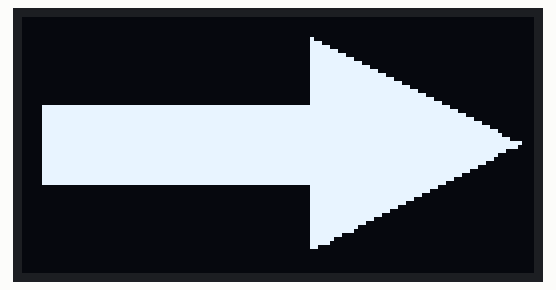
The sketch below on a simulated Arduino Uno, built with avr-gcc and run on an emulated ATmega328P. Parts: 128×64 one-colour display. What the sketch prints to the serial monitor is not drawn.

Above: at 0.1 s.

The sketch:

Image_Uploader.ino
```cpp
#include <Wire.h>
#include <Adafruit_GFX.h>
#include <Adafruit_SSD1306.h>

#define SCREEN_WIDTH 128
#define SCREEN_HEIGHT 64

Adafruit_SSD1306 display(SCREEN_WIDTH, SCREEN_HEIGHT, &Wire, -1);

// === Your generated bitmap ===
const unsigned char oled_image[] PROGMEM = {
  0x00,0x00,0x00,0x00,0x00,0x00,0x00,0x00,0x00,0x00,0x00,0x00,0x00,0x00,0x00,0x00,
0x00,0x00,0x00,0x00,0x00,0x00,0x00,0x00,0x00,0x00,0x00,0x00,0x00,0x00,0x00,0x00,
0x00,0x00,0x00,0x00,0x00,0x00,0x00,0x00,0x00,0x00,0x00,0x00,0x00,0x00,0x00,0x00,
0x00,0x00,0x00,0x00,0x00,0x00,0x00,0x00,0x00,0x00,0x00,0x00,0x00,0x00,0x00,0x00,
0x00,0x00,0x00,0x00,0x00,0x00,0x00,0x00,0x00,0x00,0x00,0x00,0x00,0x00,0x00,0x00,
0x00,0x00,0x00,0x00,0x00,0x00,0x00,0x00,0x00,0x80,0x00,0x00,0x00,0x00,0x00,0x00,
0x00,0x00,0x00,0x00,0x00,0x00,0x00,0x00,0x00,0xE0,0x00,0x00,0x00,0x00,0x00,0x00,
0x00,0x00,0x00,0x00,0x00,0x00,0x00,0x00,0x00,0xF8,0x00,0x00,0x00,0x00,0x00,0x00,
0x00,0x00,0x00,0x00,0x00,0x00,0x00,0x00,0x00,0xFE,0x00,0x00,0x00,0x00,0x00,0x00,
0x00,0x00,0x00,0x00,0x00,0x00,0x00,0x00,0x00,0xFF,0x80,0x00,0x00,0x00,0x00,0x00,
0x00,0x00,0x00,0x00,0x00,0x00,0x00,0x00,0x00,0xFF,0xE0,0x00,0x00,0x00,0x00,0x00,
0x00,0x00,0x00,0x00,0x00,0x00,0x00,0x00,0x00,0xFF,0xF8,0x00,0x00,0x00,0x00,0x00,
0x00,0x00,0x00,0x00,0x00,0x00,0x00,0x00,0x00,0xFF,0xFE,0x00,0x00,0x00,0x00,0x00,
0x00,0x00,0x00,0x00,0x00,0x00,0x00,0x00,0x00,0xFF,0xFF,0x80,0x00,0x00,0x00,0x00,
0x00,0x00,0x00,0x00,0x00,0x00,0x00,0x00,0x00,0xFF,0xFF,0xE0,0x00,0x00,0x00,0x00,
0x00,0x00,0x00,0x00,0x00,0x00,0x00,0x00,0x00,0xFF,0xFF,0xF8,0x00,0x00,0x00,0x00,
0x00,0x00,0x00,0x00,0x00,0x00,0x00,0x00,0x00,0xFF,0xFF,0xFE,0x00,0x00,0x00,0x00,
0x00,0x00,0x00,0x00,0x00,0x00,0x00,0x00,0x00,0xFF,0xFF,0xFF,0x80,0x00,0x00,0x00,
0x00,0x00,0x00,0x00,0x00,0x00,0x00,0x00,0x00,0xFF,0xFF,0xFF,0xE0,0x00,0x00,0x00,
0x00,0x00,0x00,0x00,0x00,0x00,0x00,0x00,0x00,0xFF,0xFF,0xFF,0xF8,0x00,0x00,0x00,
0x00,0x00,0x00,0x00,0x00,0x00,0x00,0x00,0x00,0xFF,0xFF,0xFF,0xFE,0x00,0x00,0x00,
0x00,0x00,0x00,0x00,0x00,0x00,0x00,0x00,0x00,0xFF,0xFF,0xFF,0xFF,0x80,0x00,0x00,
0x07,0xFF,0xFF,0xFF,0xFF,0xFF,0xFF,0xFF,0xFF,0xFF,0xFF,0xFF,0xFF,0xE0,0x00,0x00,
0x07,0xFF,0xFF,0xFF,0xFF,0xFF,0xFF,0xFF,0xFF,0xFF,0xFF,0xFF,0xFF,0xF8,0x00,0x00,
0x07,0xFF,0xFF,0xFF,0xFF,0xFF,0xFF,0xFF,0xFF,0xFF,0xFF,0xFF,0xFF,0xFE,0x00,0x00,
0x07,0xFF,0xFF,0xFF,0xFF,0xFF,0xFF,0xFF,0xFF,0xFF,0xFF,0xFF,0xFF,0xFF,0x80,0x00,
0x07,0xFF,0xFF,0xFF,0xFF,0xFF,0xFF,0xFF,0xFF,0xFF,0xFF,0xFF,0xFF,0xFF,0xE0,0x00,
0x07,0xFF,0xFF,0xFF,0xFF,0xFF,0xFF,0xFF,0xFF,0xFF,0xFF,0xFF,0xFF,0xFF,0xF8,0x00,
0x07,0xFF,0xFF,0xFF,0xFF,0xFF,0xFF,0xFF,0xFF,0xFF,0xFF,0xFF,0xFF,0xFF,0xFE,0x00,
0x07,0xFF,0xFF,0xFF,0xFF,0xFF,0xFF,0xFF,0xFF,0xFF,0xFF,0xFF,0xFF,0xFF,0xFF,0x00,
0x07,0xFF,0xFF,0xFF,0xFF,0xFF,0xFF,0xFF,0xFF,0xFF,0xFF,0xFF,0xFF,0xFF,0xFF,0xC0,
0x07,0xFF,0xFF,0xFF,0xFF,0xFF,0xFF,0xFF,0xFF,0xFF,0xFF,0xFF,0xFF,0xFF,0xFF,0xF8,
0x07,0xFF,0xFF,0xFF,0xFF,0xFF,0xFF,0xFF,0xFF,0xFF,0xFF,0xFF,0xFF,0xFF,0xFF,0xF0,
0x07,0xFF,0xFF,0xFF,0xFF,0xFF,0xFF,0xFF,0xFF,0xFF,0xFF,0xFF,0xFF,0xFF,0xFF,0x80,
0x07,0xFF,0xFF,0xFF,0xFF,0xFF,0xFF,0xFF,0xFF,0xFF,0xFF,0xFF,0xFF,0xFF,0xFE,0x00,
0x07,0xFF,0xFF,0xFF,0xFF,0xFF,0xFF,0xFF,0xFF,0xFF,0xFF,0xFF,0xFF,0xFF,0xFC,0x00,
0x07,0xFF,0xFF,0xFF,0xFF,0xFF,0xFF,0xFF,0xFF,0xFF,0xFF,0xFF,0xFF,0xFF,0xF0,0x00,
0x07,0xFF,0xFF,0xFF,0xFF,0xFF,0xFF,0xFF,0xFF,0xFF,0xFF,0xFF,0xFF,0xFF,0xC0,0x00,
0x07,0xFF,0xFF,0xFF,0xFF,0xFF,0xFF,0xFF,0xFF,0xFF,0xFF,0xFF,0xFF,0xFF,0x00,0x00,
0x07,0xFF,0xFF,0xFF,0xFF,0xFF,0xFF,0xFF,0xFF,0xFF,0xFF,0xFF,0xFF,0xFC,0x00,0x00,
0x07,0xFF,0xFF,0xFF,0xFF,0xFF,0xFF,0xFF,0xFF,0xFF,0xFF,0xFF,0xFF,0xF0,0x00,0x00,
0x07,0xFF,0xFF,0xFF,0xFF,0xFF,0xFF,0xFF,0xFF,0xFF,0xFF,0xFF,0xFF,0xC0,0x00,0x00,
0x00,0x00,0x00,0x00,0x00,0x00,0x00,0x00,0x00,0xFF,0xFF,0xFF,0xFF,0x00,0x00,0x00,
0x00,0x00,0x00,0x00,0x00,0x00,0x00,0x00,0x00,0xFF,0xFF,0xFF,0xFC,0x00,0x00,0x00,
0x00,0x00,0x00,0x00,0x00,0x00,0x00,0x00,0x00,0xFF,0xFF,0xFF,0xF0,0x00,0x00,0x00,
0x00,0x00,0x00,0x00,0x00,0x00,0x00,0x00,0x00,0xFF,0xFF,0xFF,0xC0,0x00,0x00,0x00,
0x00,0x00,0x00,0x00,0x00,0x00,0x00,0x00,0x00,0xFF,0xFF,0xFF,0x00,0x00,0x00,0x00,
0x00,0x00,0x00,0x00,0x00,0x00,0x00,0x00,0x00,0xFF,0xFF,0xFC,0x00,0x00,0x00,0x00,
0x00,0x00,0x00,0x00,0x00,0x00,0x00,0x00,0x00,0xFF,0xFF,0xF0,0x00,0x00,0x00,0x00,
0x00,0x00,0x00,0x00,0x00,0x00,0x00,0x00,0x00,0xFF,0xFF,0xC0,0x00,0x00,0x00,0x00,
0x00,0x00,0x00,0x00,0x00,0x00,0x00,0x00,0x00,0xFF,0xFF,0x00,0x00,0x00,0x00,0x00,
0x00,0x00,0x00,0x00,0x00,0x00,0x00,0x00,0x00,0xFF,0xFC,0x00,0x00,0x00,0x00,0x00,
0x00,0x00,0x00,0x00,0x00,0x00,0x00,0x00,0x00,0xFF,0xF0,0x00,0x00,0x00,0x00,0x00,
0x00,0x00,0x00,0x00,0x00,0x00,0x00,0x00,0x00,0xFF,0xE0,0x00,0x00,0x00,0x00,0x00,
0x00,0x00,0x00,0x00,0x00,0x00,0x00,0x00,0x00,0xFF,0x00,0x00,0x00,0x00,0x00,0x00,
0x00,0x00,0x00,0x00,0x00,0x00,0x00,0x00,0x00,0xFC,0x00,0x00,0x00,0x00,0x00,0x00,
0x00,0x00,0x00,0x00,0x00,0x00,0x00,0x00,0x00,0xF8,0x00,0x00,0x00,0x00,0x00,0x00,
0x00,0x00,0x00,0x00,0x00,0x00,0x00,0x00,0x00,0xC0,0x00,0x00,0x00,0x00,0x00,0x00,
0x00,0x00,0x00,0x00,0x00,0x00,0x00,0x00,0x00,0x00,0x00,0x00,0x00,0x00,0x00,0x00,
0x00,0x00,0x00,0x00,0x00,0x00,0x00,0x00,0x00,0x00,0x00,0x00,0x00,0x00,0x00,0x00,
0x00,0x00,0x00,0x00,0x00,0x00,0x00,0x00,0x00,0x00,0x00,0x00,0x00,0x00,0x00,0x00,
0x00,0x00,0x00,0x00,0x00,0x00,0x00,0x00,0x00,0x00,0x00,0x00,0x00,0x00,0x00,0x00,
0x00,0x00,0x00,0x00,0x00,0x00,0x00,0x00,0x00,0x00,0x00,0x00,0x00,0x00,0x00,0x00,
0x00,0x00,0x00,0x00,0x00,0x00,0x00,0x00,0x00,0x00,0x00,0x00,0x00,0x00,0x00,0x00,
  // (keep the rest of your array data here, unchanged)
};

void setup() {
  Serial.begin(9600);
  Serial.println(F("Starting OLED image display..."));

  if (!display.begin(SSD1306_SWITCHCAPVCC, 0x3C)) {
    Serial.println(F("SSD1306 allocation failed"));
    for (;;);
  }

  display.clearDisplay();

  // Draw your bitmap (full-screen)
  display.drawBitmap(0, 0, oled_image, SCREEN_WIDTH, SCREEN_HEIGHT, SSD1306_WHITE);
  display.display();

  Serial.println(F("Image displayed!"));
}

void loop() {
  // Nothing in loop — static image only
}
```

DFRobot_ASR.cpp
```cpp
// (licence header left out)
#include "DFRobot_ASR.h"
DFRobot_ASR::DFRobot_ASR(TwoWire *pWire, uint8_t address){

  _deviceAddr = address;
  _pWire = pWire;

}
int DFRobot_ASR::begin(eMode_t mode,eMicrophoneMode_t miMode)
{
  _mode = mode;
  _pWire->begin();
  _pWire->beginTransmission(_deviceAddr);
  if(_pWire->endTransmission() != 0){
    DBG("bus data access error");
    return ERR_DATA_BUS;
   }
  writeReg(ASR_BEGIN);
  if(miMode == MIC){
     writeReg(ASR_MIC_MODE);
  } else {
     writeReg(ASR_MONO_MODE);
  }


  delay(50);
  return ERR_OK;
}
void DFRobot_ASR::start()
{
  writeReg(ASR_START);
  delay(50);
}
bool DFRobot_ASR::addCommand( char *words, char idNum)
{
   uint16_t length = strlen(words);
   uint16_t lenTemp = length;
   //Serial.println(length);
   if(length > 72) return false;
   _pWire->beginTransmission(_deviceAddr);
   _pWire->write(ASR_ADDCOMMAND);
   _pWire->write(idNum);
   _pWire->write(length);
   _pWire->endTransmission();

   //_pWire->beginTransmission(_deviceAddr);
   while(length){
      if(length > 28){
         lenTemp =28;
      } else {
         lenTemp = length;
     }

      _pWire->beginTransmission(_deviceAddr);
      for(uint8_t i =0;i<lenTemp;i++){
        _pWire->write(words[i]);
        DBG(words[i]);
      }
      if( _pWire->endTransmission() != 0 ) {
          DBG("ERR_DATA_BUS");
          return ERR_DATA_BUS;
      }
      length -= lenTemp;
      words += lenTemp;
   }
   //if( _pWire->endTransmission() != 0 ) {
    //   delay(10);
   //    return false;
  // }

   _pWire->beginTransmission(_deviceAddr);

   _pWire->write(ASR_ADDCOMMAND_END);
   if( _pWire->endTransmission() != 0 ) {
       delay(10);
       return false;
   }
   delay(20);
   return true;
}

int DFRobot_ASR::read(){

  int result = 0;
  switch (_mode)
  {
     case      BUTTON: readReg(ASR_BUTTON,&result,1);
                       break;
     case       LOOP: readReg(ASR_LOOP,&result,1);
               break;
     case      PASSWORD: readReg(ASR_PASSWORD,&result,1);
               break;
     default: break;
  }
  if(_mode == PASSWORD){
    idle++;
    if(idle >= 500){
       writeReg(ASR_IDLE);
       idle = 0;
    }
  }
  if(result == 0xff){
    return -1;
  }
  else {
    idle = 0;
    return result;
  }
}
void DFRobot_ASR::setI2CAddr(uint8_t addr){

  if(addr >127)  addr = 127;
  writeReg(ASR_SET_IIC_ADDR,addr);

}
void DFRobot_ASR::writeReg(uint8_t reg, uint8_t data)
{
  _pWire->beginTransmission(_deviceAddr);
  _pWire->write(reg);
  _pWire->write(data);
  _pWire->endTransmission();
}
uint8_t DFRobot_ASR::writeReg(uint8_t reg)
{

    _pWire->beginTransmission(_deviceAddr);
    _pWire->write(reg);
    if( _pWire->endTransmission() != 0 ) {
        return false;
    }
    return true;
}


uint8_t DFRobot_ASR::readReg(uint8_t reg, void* pBuf, size_t size)
{
  if(pBuf == NULL){
    DBG("pBuf ERROR!! : null pointer");
  }
  uint8_t * _pBuf = (uint8_t *)pBuf;
    _pBuf[0] = 0xff;
    unsigned char i = 0;
    /* Indicate which register we want to read from */
    if (!writeReg(reg)) {
        return -1;
    }
    delay(18);
   _pWire->requestFrom(_deviceAddr, size);
   while (_pWire->available()) {
        if (i >= size) {
            return -1;
        }
        _pBuf[i] = _pWire->read();
        i++;
    }
    /* Read block data */
    return i;

}
```

DFRobot_ASR.h
```cpp
// (licence header left out)
#ifndef DFROBOT_ASR_H
#define DFROBOT_ASR_H
#include "Arduino.h"
#include <Wire.h>
//#define ENABLE_DBG
#ifdef ENABLE_DBG
#define DBG(...) {Serial.print("[");Serial.print(__FUNCTION__); Serial.print("(): "); Serial.print(__LINE__); Serial.print(" ] "); Serial.println(__VA_ARGS__);}
#else
#define DBG(...)
#endif


/*
 * Only Chinese characters can be recognized, convert the Chinese characters to be recognized into pinyin with spaces between each one, e.g.: 开始 --> kai shi
 * Add up to 50 phrases, each phrase is up to 72 characters and up to 10 Chinese characters
 * Each phrase corresponds to an id number (set within 1-255), different voice phrases can correspond to the same id number.
 */
#define I2C_ADDR               0x4F

#define ASR_BEGIN              0xA1  //module init command
//The recognition result storage, determine whether the voice is recognized by constantly reading the address value, different values correspond to different voices.
#define ASR_ADDCOMMAND         0xA2  //command to start writing phrases
#define ASR_ADDCOMMAND_END     0xA3  //command to end writing phrases
#define ASR_START              0xA4  //command to start recognition

#define ASR_LOOP               0xA5  //Loop mode command
#define ASR_BUTTON             0xA7  //Button mode command
#define ASR_PASSWORD           0xA6  //Password mode command

#define ASR_IDLE               0xA8  //Idle mode command

#define ASR_MIC_MODE           0xA9  //mic mode command
#define ASR_MONO_MODE          0xAA  //mono mode command
#define ASR_SET_IIC_ADDR       0xAB  //set address command


class DFRobot_ASR {
public:
  #define ERR_OK             0      //No error
  #define ERR_DATA_BUS      -1      //Data bus error
  #define ERR_IC_VERSION    -2      //Chip version does not match
  /**
   * @struct eMode_t
   * @brief 3 recognition modes
   */
  typedef enum {
    LOOP, /**<loop mode>**/
    PASSWORD, /**<password mode>**/
    BUTTON,/**<button mode>**/
  }eMode_t;

  /**
   * @enum eMicrophoneMode_t
   * @brief Mic mode select
   */
  typedef enum {
    MIC,
    MONO,
  }eMicrophoneMode_t;


public:
  /**
   * @fn DFRobot_ASR
   * @brief Constructor
   * @param pWire I2C bus pointer object, construct device, choose to pass into the parameter or not, default to be Wire
   * @param address 7-bit I2C address, the address value is determined by the first three bits, default to be 0x4F
  */
  DFRobot_ASR(TwoWire *pWire = &Wire, uint8_t address = 0x4f);

  /**
   * @fn begin
   * @brief Init function
   * @param mode Speech recognition mode
   * @param miMode Mic mode
   * @return Returning 0 indicates init succeeded, non-zero indicates init failed, return error code.
  */
  int begin(eMode_t mode = LOOP,eMicrophoneMode_t miMode = MIC);

  /**
   * @fn start
   * @brief The speech recognition module start to recognize.
   */
  void start();

  /**
   * @fn addCommand
   * @brief Add phrases to the module
   * @param words Character strings of the phrases
   * @param idNum The id number of the phrase
   * @return Boolean type, the setting result
   * @retval Adding phrases succeeded
   * @retval Adding phrases failed
   */
  bool addCommand( char *words, char idNum);

  /**
   * @fn setI2CAddr
   * @brief Set module i2c address (take effect after powering on again)
   * @param addr i2c address to be set (0-127)
  */
  void setI2CAddr(uint8_t addr);

  /**
   * @fn read
   * @brief Read the recognized phrase
   * @return Return the id number of the phrase
  */
  int read();
private:
  uint16_t  idle = 0;
  uint8_t _deviceAddr;
  TwoWire *_pWire;
  eMode_t _mode;

  /**
   * @brief Write register value through SPI bus
   * @param reg  Register address 8bits
   * @param data Data to be written
   */
  void writeReg(uint8_t reg, uint8_t data);
  /**
   * @brief Read register value through SPI bus
   * @param reg  Register address 8bits
   * @param pBuf Storage and buffer for data to be written
   * @param size Length of data to be written
   * @return Return the read length, returning 0 means length reading failed
   */
  uint8_t readReg(uint8_t reg, void* pBuf, size_t size);

  uint8_t writeReg(uint8_t reg);

};

#endif
```

SoftI2C.h
```cpp
// (licence header left out)
#ifndef _SoftWire_h
#define _SoftWire_h

#include <Arduino.h>
#include <inttypes.h>
#include "Stream.h"

#ifndef I2C_BUFFER_LENGTH
  #define I2C_BUFFER_LENGTH 32
#endif

#define WIRE_HAS_END 1
#define I2C_READ 1
#define I2C_WRITE 0
#define DELAY 4 // usec delay
#define I2C_MAXWAIT 5000

class SoftI2C : public Stream
{
private:
  void setPinHigh(uint8_t pin);
  void setPinLow(uint8_t pin);
  bool i2cInit(void);
  bool i2cStart(uint8_t addr);
  bool i2cStartWait(uint8_t addr);
  bool i2cRepStart(uint8_t addr);
  void i2cStop(void);
  bool i2cWrite(uint8_t value);
  uint8_t i2cRead(bool last);

  uint8_t rxBuffer[I2C_BUFFER_LENGTH];
  uint8_t rxBufferIndex;
  uint8_t rxBufferLength;
  uint8_t isTransmitting;
  uint8_t error;
  uint8_t sda;
  uint8_t scl;
  bool pullup;
public:

  SoftI2C(uint8_t dataPin, uint8_t clockPin, bool usePullup = false);

  void begin(void);
  void end(void);

  void beginTransmission(uint8_t address);
  void beginTransmission(int address);
  uint8_t endTransmission(uint8_t sendStop);
  uint8_t endTransmission(void);

  size_t write(uint8_t data);
  size_t write(const uint8_t *data, size_t quantity);

  uint8_t requestFrom(uint8_t address, uint8_t quantity,
              uint32_t iaddress, uint8_t isize, uint8_t sendStop);
  uint8_t requestFrom(uint8_t address, uint8_t quantity, uint8_t sendStop);
  uint8_t requestFrom(int address, int quantity, int sendStop);
  uint8_t requestFrom(uint8_t address, uint8_t quantity);
  uint8_t requestFrom(int address, int quantity);

  int available(void);
  int read(void);
  int peek(void);
  void flush(void);

  inline size_t write(unsigned long n) { return write((uint8_t)n); }
  inline size_t write(long n) { return write((uint8_t)n); }
  inline size_t write(unsigned int n) { return write((uint8_t)n); }
  inline size_t write(int n) { return write((uint8_t)n); }
};
#endif
#pragma once
```

pseudocode.ino
```cpp
//
int counter = 0;

int keypad(int counter) {
    // output to display to give command

    // generate a random 4-number code to input via keypad

    // if pass or fail
    // set counter 0 if fail
    return counter;
}

int wires(int counter) {
    // randomize wire combination (store previous command orientation)
    // output to display to give command

    // wires sequence, checking for correct input

    // if pass or fail
        // set counter 0 if fail
    return counter;

}

int mic(int counter) {
    // output to display to give command

    // mic sequence, checking for correct word

    // use speech library to identify if word said is correct
    // if pass or fail
        // set counter 0 if fail
    return counter;
}

void fail() {
    // put up big red X on display
    // maybe have some sad music play
    // gta wasted sfx / explosion
}

void win() {
    // play fnaf winning music and AI morgan freeman speech about saving the world and you get $25 starbucks giftcard
}


int main() {
    // wait for button press

    int counter = 0;
    // random select between 3 bop it commands: keypad, wires, mic
    // call function for keypad, wires, and mic commands
    counter = keypad(counter);
    counter = wires(counter);
    counter = mic(counter);

    // if counter = 0, then fail (call fail function)
    fail();

    // if counter = 100, then YOU WIN! hooray!
    win();

}
```

Source omitted: SoftI2C.cpp (8533 bytes)
